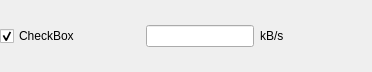
<?xml version="1.0" encoding="UTF-8"?>
<ui version="4.0">
 <class>optionalSetting</class>
 <widget class="QWidget" name="optionalSetting">
  <property name="geometry">
   <rect>
    <x>0</x>
    <y>0</y>
    <width>372</width>
    <height>72</height>
   </rect>
  </property>
  <property name="windowTitle">
   <string>Form</string>
  </property>
  <layout class="QHBoxLayout" name="horizontalLayout">
   <property name="leftMargin">
    <number>0</number>
   </property>
   <property name="topMargin">
    <number>0</number>
   </property>
   <property name="rightMargin">
    <number>0</number>
   </property>
   <property name="bottomMargin">
    <number>0</number>
   </property>
   <item>
    <widget class="QCheckBox" name="checkBox">
     <property name="minimumSize">
      <size>
       <width>140</width>
       <height>0</height>
      </size>
     </property>
     <property name="text">
      <string>CheckBox</string>
     </property>
     <property name="checked">
      <bool>true</bool>
     </property>
    </widget>
   </item>
   <item>
    <widget class="QLineEdit" name="lineEdit"/>
   </item>
   <item>
    <widget class="QLabel" name="unitLabel">
     <property name="text">
      <string>kB/s</string>
     </property>
    </widget>
   </item>
   <item>
    <spacer name="horizontalSpacer">
     <property name="orientation">
      <enum>Qt::Horizontal</enum>
     </property>
     <property name="sizeHint" stdset="0">
      <size>
       <width>76</width>
       <height>20</height>
      </size>
     </property>
    </spacer>
   </item>
  </layout>
 </widget>
 <resources/>
 <connections>
  <connection>
   <sender>checkBox</sender>
   <signal>toggled(bool)</signal>
   <receiver>lineEdit</receiver>
   <slot>setEnabled(bool)</slot>
   <hints>
    <hint type="sourcelabel">
     <x>48</x>
     <y>35</y>
    </hint>
    <hint type="destinationlabel">
     <x>175</x>
     <y>35</y>
    </hint>
   </hints>
  </connection>
 </connections>
</ui>
